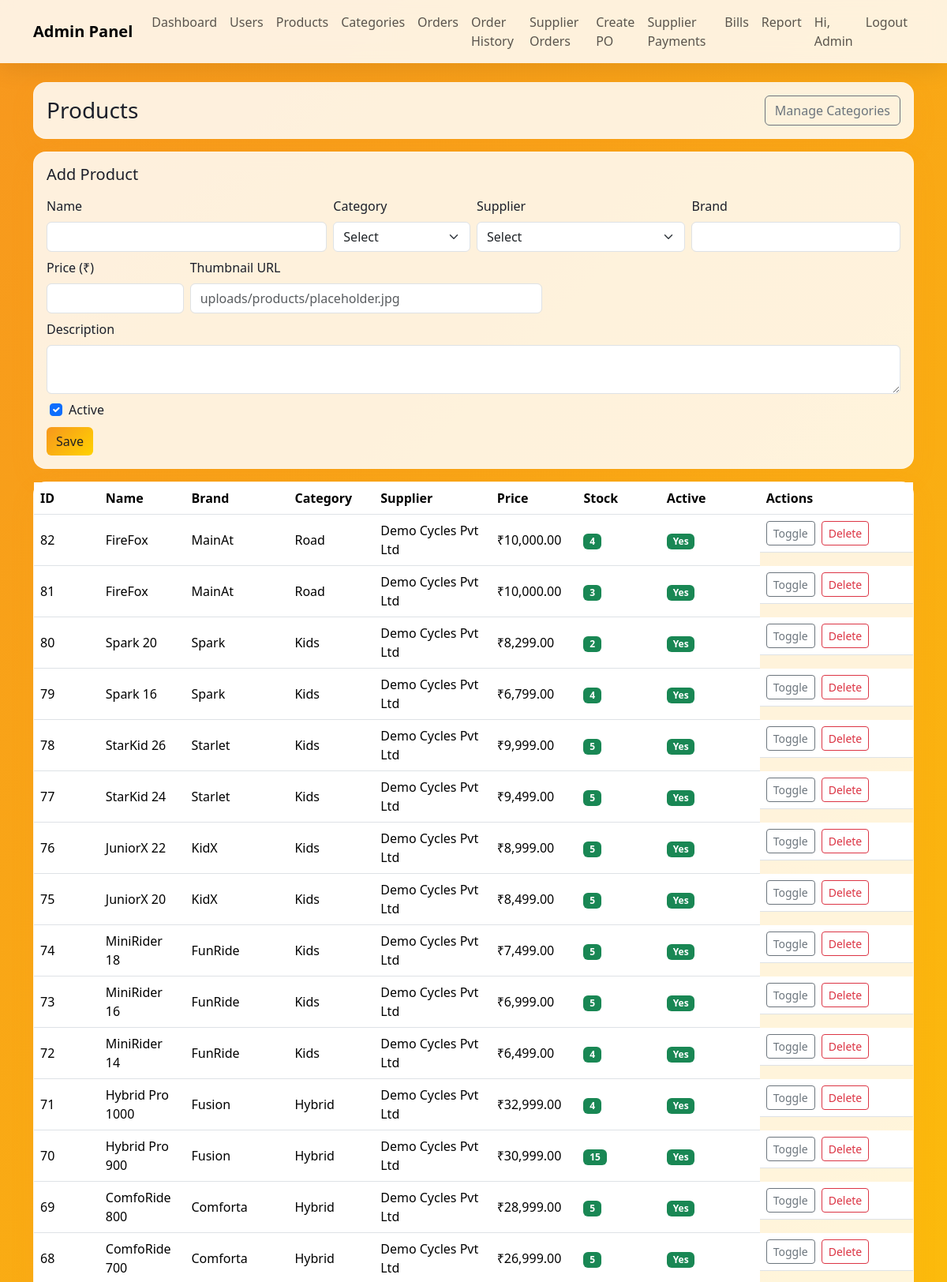
/admin/products.php (signed in, upper part), run on the app's committed database.
### tables this page shows
CREATE TABLE `products` (
  `id` int(11) NOT NULL,
  `supplier_id` int(11) NOT NULL,
  `category_id` int(11) NOT NULL,
  `name` varchar(160) NOT NULL,
  `slug` varchar(200) NOT NULL,
  `description` text DEFAULT NULL,
  `brand` varchar(120) DEFAULT NULL,
  `price` decimal(12,2) NOT NULL DEFAULT 0.00,
  `thumbnail` varchar(255) DEFAULT NULL,
  `is_active` tinyint(1) NOT NULL DEFAULT 1,
  `created_at` datetime DEFAULT current_timestamp()
);

CREATE TABLE `categories` (
  `id` int(11) NOT NULL,
  `name` varchar(120) NOT NULL
);

CREATE TABLE `suppliers` (
  `id` int(11) NOT NULL,
  `user_id` int(11) NOT NULL,
  `company_name` varchar(160) DEFAULT NULL,
  `gstin` varchar(40) DEFAULT NULL,
  `created_at` datetime DEFAULT current_timestamp()
);

### admin/products.php (the view, shortened to what this page needs)
<?php
require_once '../config/db.php';
$prods=[];
$q = "SELECT p.id,p.name,p.brand,p.price,p.is_active,COALESCE(i.stock,0) stock,c.name cat,s.company_name sup
      FROM products p
      LEFT JOIN inventory i ON i.product_id=p.id
      LEFT JOIN categories c ON c.id=p.category_id
      LEFT JOIN suppliers s ON s.id=p.supplier_id
      ORDER BY p.id DESC";
$res = mysqli_query($conn, $q);
while($r=mysqli_fetch_assoc($res)) $prods[]=$r;
include '../includes/header_admin.php';
include '../includes/nav_admin.php';
?>
<div class="container my-4">
  <div class="glass p-3 mb-3 d-flex justify-content-between align-items-center">
    <h3 class="mb-0">Products</h3>
    <a class="btn btn-outline-secondary" href="categories.php">Manage Categories</a>
  </div>
  <div class="glass p-3 mb-3">
    <h5 class="mb-3">Add Product</h5>
    <form method="post" class="row g-2">
      <div class="col-md-4">
        <label class="form-label">Name</label>
        <input name="name" class="form-control" required>
      </div>
      <div class="col-md-2">
        <label class="form-label">Category</label>
        <select name="category_id" class="form-select" required>
          <option value="">Select</option>
        </select>
      </div>
      <div class="col-md-3">
        <label class="form-label">Supplier</label>
        <select name="supplier_id" class="form-select" required>
          <option value="">Select</option>
        </select>
      </div>
      <div class="col-md-3">
        <label class="form-label">Brand</label>
        <input name="brand" class="form-control">
      </div>
      <div class="col-md-2">
        <label class="form-label">Price (₹)</label>
        <input name="price" type="number" step="0.01" class="form-control" required>
      </div>
      <div class="col-md-5">
        <label class="form-label">Thumbnail URL</label>
        <input name="thumbnail" class="form-control" placeholder="uploads/products/placeholder.jpg">
      </div>
      <div class="col-md-12">
        <label class="form-label">Description</label>
        <textarea name="description" rows="2" class="form-control"></textarea>
      </div>
      <div class="col-md-2 form-check ms-2">
        <input class="form-check-input" type="checkbox" name="is_active" id="pactive" checked>
        <label for="pactive" class="form-check-label">Active</label>
      </div>
      <div class="col-12">
        <button class="btn btn-brand">Save</button>
      </div>
    </form>
  </div>
  <div class="glass p-0">
    <table class="table align-middle mb-0">
      <thead>
        <tr>
          <th style="width:8%">ID</th>
          <th>Name</th>
          <th style="width:12%">Brand</th>
          <th style="width:10%">Category</th>
          <th style="width:14%">Supplier</th>
          <th style="width:10%">Price</th>
          <th style="width:10%">Stock</th>
          <th style="width:12%">Active</th>
          <th style="width:18%">Actions</th>
        </tr>
      </thead>
      <tbody>
        <?php foreach($prods as $p): ?>
          <tr>
            <td><?=$p['id']?></td>
            <td><?=htmlspecialchars($p['name'])?></td>
            <td><?=htmlspecialchars($p['brand'])?></td>
            <td><?=htmlspecialchars($p['cat'])?></td>
            <td><?=htmlspecialchars($p['sup'])?></td>
            <td>₹<?=number_format((float)$p['price'],2)?></td>
            <td><span class="badge <?=($p['stock']>0?'text-bg-success':'text-bg-danger')?>"><?=$p['stock']?></span></td>
            <td><span class="badge <?=($p['is_active']?'text-bg-success':'text-bg-secondary')?>"><?=$p['is_active']?'Yes':'No'?></span></td>
            <td class="d-flex gap-2">
              <a class="btn btn-sm btn-outline-secondary" href="products.php?toggle=<?=$p['id']?>">Toggle</a>
              <a class="btn btn-sm btn-outline-danger" href="products.php?del=<?=$p['id']?>" onclick="return confirm('Delete this product?');">Delete</a>
            </td>
          </tr>
        <?php endforeach; ?>
      </tbody>
    </table>
  </div>
</div>
<?php include '../includes/footer.php'; ?>

### includes/header_admin.php (style rules this page uses)
body { background:linear-gradient(135deg,#f7971e,#ffd200);min-height:100vh;color:#1b1f2a; }
.glass { background:rgba(255,255,255,.85);border:1px solid rgba(255,255,255,.28);border-radius:16px;box-shadow:0 12px 30px rgba(247,151,30,.12); }
.btn-brand { background:linear-gradient(135deg,#f7971e,#ffd200);color:#222;border:0; }

### data on the page
products: id "82", name "FireFox", brand "MainAt", category.name "Road", supplier.company_name "Demo Cycles Pvt Ltd", price "10,000.00", stock "4", is_active "Yes"
products: id "81", name "FireFox", brand "MainAt", category.name "Road", supplier.company_name "Demo Cycles Pvt Ltd", price "10,000.00", stock "3", is_active "Yes"
products: id "80", name "Spark 20", brand "Spark", category.name "Kids", supplier.company_name "Demo Cycles Pvt Ltd", price "8,299.00", stock "2", is_active "Yes"
products: id "79", name "Spark 16", brand "Spark", category.name "Kids", supplier.company_name "Demo Cycles Pvt Ltd", price "6,799.00", stock "4", is_active "Yes"
products: id "78", name "StarKid 26", brand "Starlet", category.name "Kids", supplier.company_name "Demo Cycles Pvt Ltd", price "9,999.00", stock "5", is_active "Yes"
products: id "77", name "StarKid 24", brand "Starlet", category.name "Kids", supplier.company_name "Demo Cycles Pvt Ltd", price "9,499.00", stock "5", is_active "Yes"
products: id "76", name "JuniorX 22", brand "KidX", category.name "Kids", supplier.company_name "Demo Cycles Pvt Ltd", price "8,999.00", stock "5", is_active "Yes"
products: id "75", name "JuniorX 20", brand "KidX", category.name "Kids", supplier.company_name "Demo Cycles Pvt Ltd", price "8,499.00", stock "5", is_active "Yes"
products: id "74", name "MiniRider 18", brand "FunRide", category.name "Kids", supplier.company_name "Demo Cycles Pvt Ltd", price "7,499.00", stock "5", is_active "Yes"
products: id "73", name "MiniRider 16", brand "FunRide", category.name "Kids", supplier.company_name "Demo Cycles Pvt Ltd", price "6,999.00", stock "5", is_active "Yes"
products: id "72", name "MiniRider 14", brand "FunRide", category.name "Kids", supplier.company_name "Demo Cycles Pvt Ltd", price "6,499.00", stock "4", is_active "Yes"
products: id "71", name "Hybrid Pro 1000", brand "Fusion", category.name "Hybrid", supplier.company_name "Demo Cycles Pvt Ltd", price "32,999.00", stock "4", is_active "Yes"
products: id "70", name "Hybrid Pro 900", brand "Fusion", category.name "Hybrid", supplier.company_name "Demo Cycles Pvt Ltd", price "30,999.00", stock "15", is_active "Yes"
products: id "69", name "ComfoRide 800", brand "Comforta", category.name "Hybrid", supplier.company_name "Demo Cycles Pvt Ltd", price "28,999.00", stock "5", is_active "Yes"
products: id "68", name "ComfoRide 700", brand "Comforta", category.name "Hybrid", supplier.company_name "Demo Cycles Pvt Ltd", price "26,999.00", stock "5", is_active "Yes"

### other printed values
$u['name'] "Admin"
